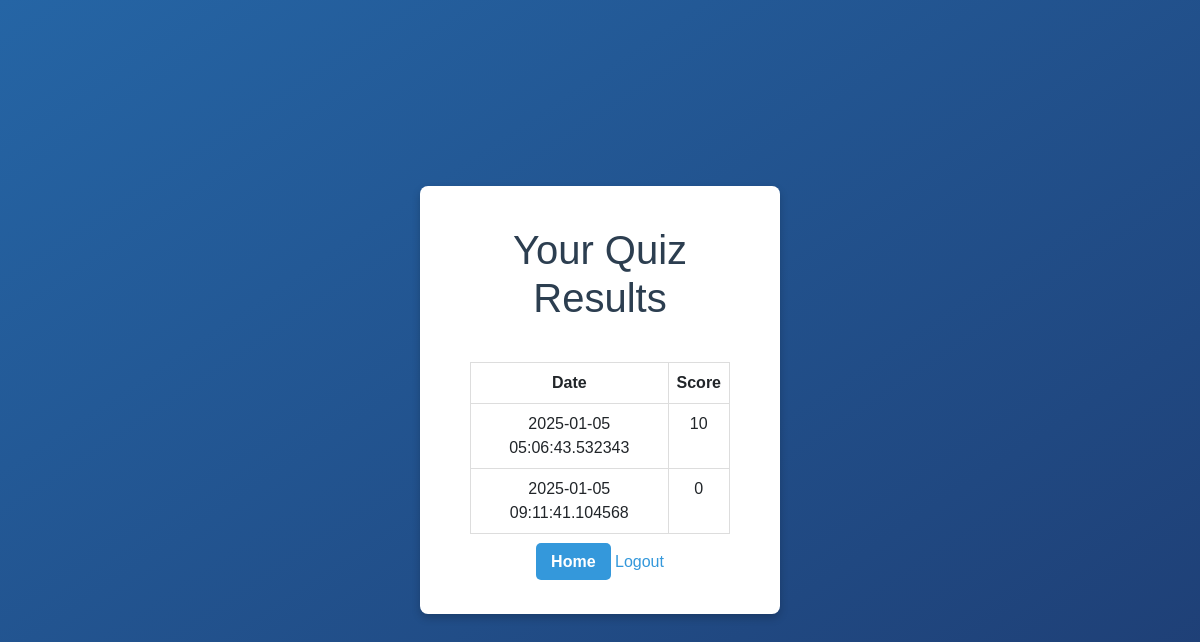
Page /results (signed in) on the committed database.
### app.py (models this page shows)
class QuizResult(db.Model):
    id = db.Column(db.Integer, primary_key=True)
    user_id = db.Column(db.Integer, db.ForeignKey('user.id'), nullable=False)
    score = db.Column(db.Integer, nullable=False)
    date_taken = db.Column(db.DateTime, default=datetime.datetime.utcnow)

### app.py (the view)
@app.route('/results')
def results():
    timeout = request.args.get('timeout', False)
    user_id = session.get('user_id')
    if not user_id:
        return redirect(url_for('login'))
    results = QuizResult.query.filter_by(user_id=user_id).all()
    return render_template('results.html', results=results, timeout=timeout)

### templates/results.html (shortened to what this page needs)
<!DOCTYPE html>
<html lang="en">
<head>
    <link rel="stylesheet" href="https://cdn.jsdelivr.net/npm/bootstrap@5.3.0/dist/css/bootstrap.min.css">
    <link rel="stylesheet" type="text/css" href="{{ url_for('static', filename='css/styles.css') }}">
</head>
<body class="auth-page">
    <div class="auth-container">
        <h1>Your Quiz Results</h1>
        {% if results %}
        <div class="table-container">
            <table class="table">
                <thead>
                    <tr>
                        <th>Date</th>
                        <th>Score</th>
                    </tr>
                </thead>
                <tbody>
                    {% for result in results %}
                    <tr>
                        <td>{{ result.date_taken }}</td>
                        <td>{{ result.score }}</td>
                    </tr>
                    {% endfor %}
                </tbody>
            </table>
        </div>
        {% else %}
            <p>No results available yet.</p>
        {% endif %}
        <div class="results-actions">
            <a href="/" class="btn-primary">Home</a>
            <a href="/logout" class="btn-danger">Logout</a>
        </div>
    </div>
</body>
</html>

### static/css/styles.css (style rules this page uses)
body { font-family: Arial, sans-serif; margin: 0; padding: 0; background-color: #f4f4f9; color: #333; display: flex; flex-direction: column; min-height: 100vh; }
h1, h2 { color: #2c3e50; }
a { text-decoration: none; color: #3498db; }
a, a:link, a:visited, a:hover, a:active, a:focus, button, button:focus { text-decoration: none; outline: none; }
body.auth-page { background: linear-gradient(to bottom right, #2565a5, #1e3c72); display: flex; justify-content: center; align-items: center; height: 100vh; margin: 0; }
.auth-container { background: #fff; padding: 40px 50px; border-radius: 8px; box-shadow: 0 4px 8px rgba(0, 0, 0, 0.2); width: 30%; max-width: 90%; text-align: center; margin: 20px auto; }
.btn-primary { background-color: #3498db; color: #fff; border: none; border-radius: 5px; padding: 10px 15px; font-size: 16px; font-weight: bold; cursor: pointer; transition: background-color 0.3s ease, transform 0.2s ease; width: 100%; }
.table-container { overflow-x: auto; margin-top: 20px; }
table { width: 100%; border-collapse: collapse; margin: 20px 0; }
table th, table td { text-align: center; padding: 12px 15px; border: 1px solid #ddd; }
table thead th { background-color: #2c3e50; color: #fff; }

### rows in the picture
QuizResult: date_taken "2025-01-05 05:06:43.532343", score "10"
QuizResult: date_taken "2025-01-05 09:11:41.104568", score "0"
